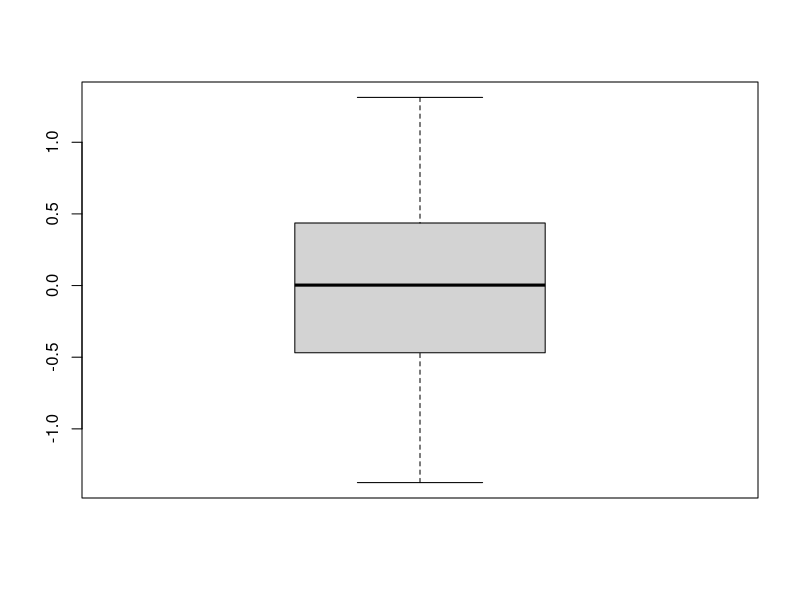
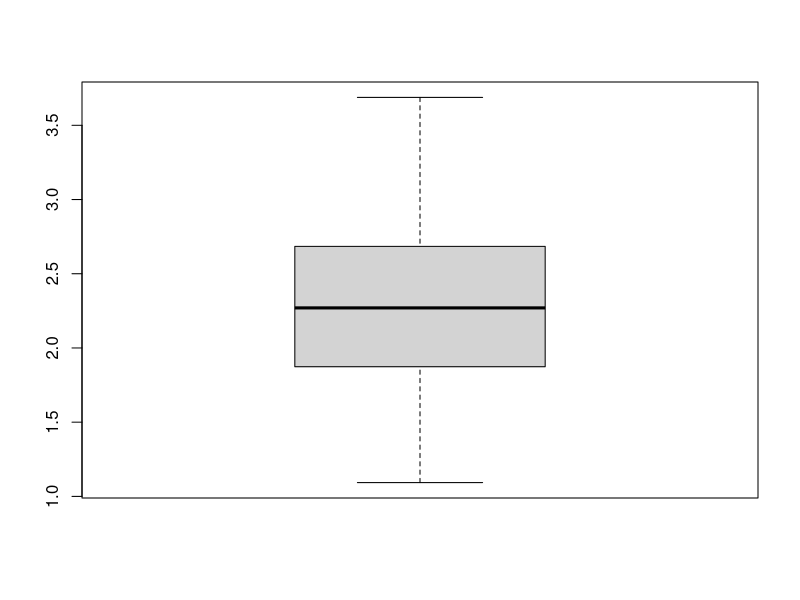
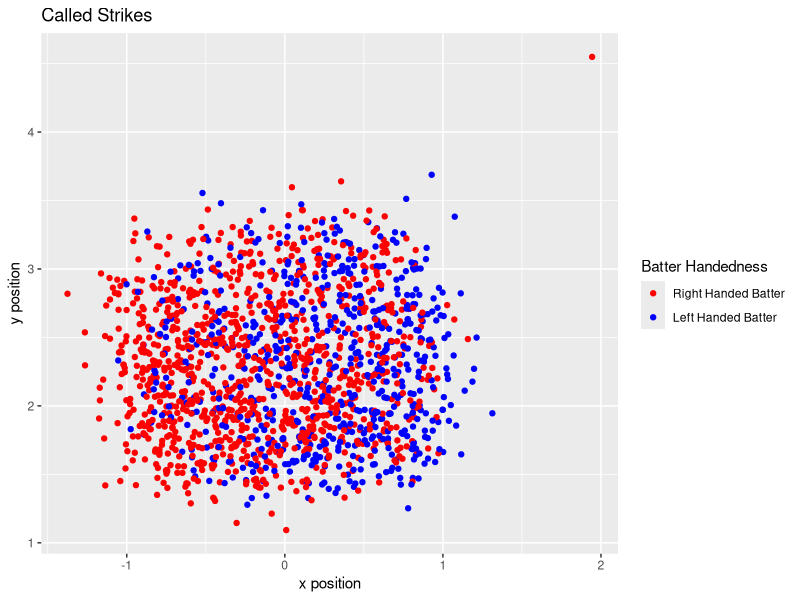
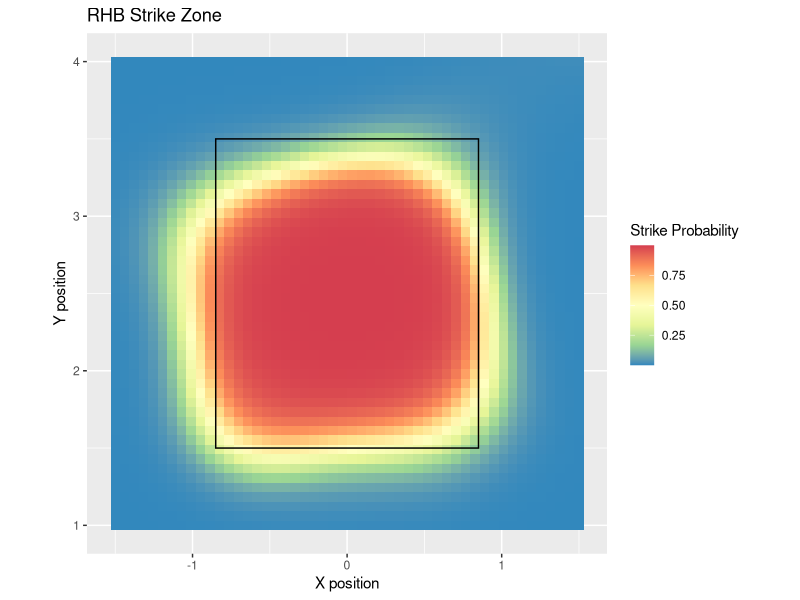
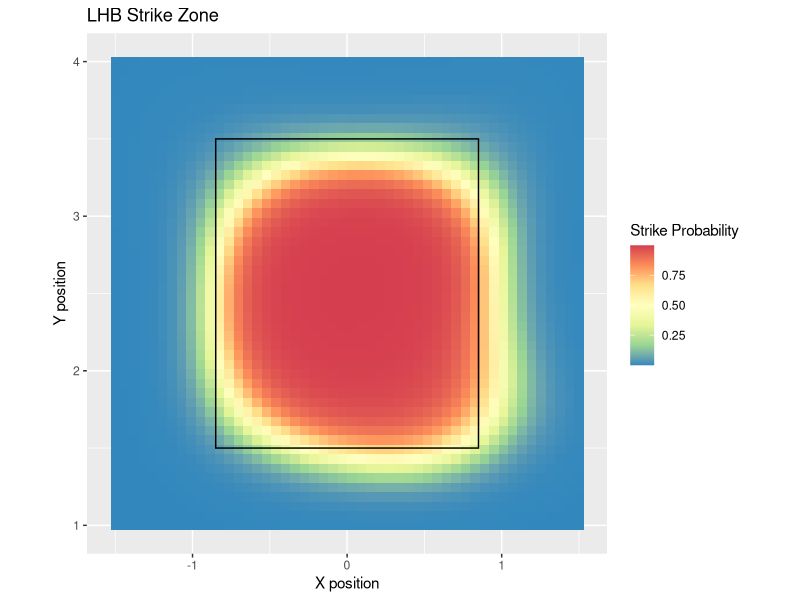

The R script that drew these images, in order:
#----- Required Packages-----#
library(readr)
library(dplyr)
library(ggplot2)
library(mgcv)


#----- Read in Data -----#
Pitch_Dataset <- read_csv("pitch_data.csv")
View(Pitch_Dataset)


#-------------------------------------------------#
#------lefty, right, & combined strike zones------#
#-------------------------------------------------#
combined_strike_zone <- Pitch_Dataset %>%
  filter(is_swing == 0) %>%
  filter(is_strike == 1) 

lhb_strike_zone <- Pitch_Dataset %>%
  filter(is_lhb == 1) %>%
  filter(is_swing == 0) %>%
  filter(is_strike == 1)

rhb_strike_zone <- Pitch_Dataset %>%
  filter(is_lhb != 1) %>%
  filter(is_swing == 0) %>%
  filter(is_strike == 1)


#-------------------------------------------------#
#-------exploratory scatter plot and t test-------#
#-------------------------------------------------#

# test difference in means
t.test(rhb_strike_zone$px, lhb_strike_zone$px)
#null hypothesis is that there is no difference in means
#p-value < 2.2e-16; we can reject the null hypothesis
#there is a statistically significant difference between our means.

combined_strike_zone$is_lhb <- as.factor(combined_strike_zone$is_lhb)

initial_plot <- ggplot(combined_strike_zone, aes(x = px, y = pz, color = is_lhb)) +
  geom_point() +
  ggtitle("Called Strikes") +
  xlab("x position") + 
  ylab("y position") +
  labs( colour = "Batter Handedness") +
  scale_color_manual(values = c("red", "blue"),
                     labels = c("Right Handed Batter",
                                "Left Handed Batter"))

ggsave(filename = "initial_strikezone.png", plot = initial_plot)


#----- Build Reference Strike Zone -----#
left_edge <- -0.85     # strike zone measures 17inches horizontally
right_edge <- 0.85
top_edge <- 3.5        # "ballpark" top & bottom of zone 
bottom_edge <- 1.5
reference_zone <- data.frame(x1 = left_edge, x2 = right_edge,
                             y1 = bottom_edge, y2 = top_edge)


#-------------------------------------------------#
#----General Additive Model for Fitting K Zone----#
#-------------------------------------------------#

#---- RHB Called Strikes----#
called_strike_rhb <- Pitch_Dataset %>%
  filter(is_lhb != 1) %>%
  filter(is_swing == 0)


#------ RHB GAM model------#
fit_rhb <- gam(is_strike ~ s(px, pz), family=binomial, data=called_strike_rhb)

#---- Use for plotting ----#
x_rhb <- seq(-1.5, 1.5, length.out=50)
y_rhb <- seq(1, 4, length.out=50)
#produce test data, fill x,y strike zone grid with sample 2,500 sample values
predict_rhb <- data.frame(px = c(outer(x_rhb, y_rhb * 0 + 1)),
                          pz = c(outer(x_rhb * 0 + 1, y_rhb)))

#-------- Predict ---------#
#use the GAM to predict whether the test data observations are balls or strikes
log_predict_rhb <- predict(fit_rhb, predict_rhb) 
predict_rhb$likelihood <- exp(log_predict_rhb) / (1 + exp(log_predict_rhb))

#---------- Plot ----------#
rhb_zone <-
  ggplot() +
  ggtitle("RHB Strike Zone") +
  geom_tile(data=predict_rhb, 
            aes(x=px, y=pz, fill= likelihood)) +
  geom_rect(data=reference_zone, 
            aes(xmin=x1, xmax=x2, ymin=y1, ymax=y2), alpha=0.0, color = "black") +
  scale_fill_distiller(palette = "Spectral") +
  geom_path(lwd=1.5, col="black") +
  labs( fill = "Strike Probability", x = "X position", y = "Y position") +
  coord_fixed()

ggsave(filename = "rhb_zone2.png", plot = rhb_zone)



#---- LHB Called Strikes----#
called_strike_lhb <- Pitch_Dataset %>%
  filter(is_lhb == 1) %>%
  filter(is_swing == 0)

#------ LHB GAM model------#
fit_lhb <- gam(is_strike ~ s(px, pz), family=binomial, data=called_strike_lhb)

#---- Use for plotting ----#
x_lhb <- seq(-1.5, 1.5, length.out=50)
y_lhb <- seq(1, 4, length.out=50)
predict_lhb <- data.frame(px = c(outer(x_lhb, y_lhb * 0 + 1)),
                          pz = c(outer(x_lhb * 0 + 1, y_lhb)))

#-------- Predict ---------#
log_predict_lhb <- predict(fit_lhb, predict_lhb)
predict_lhb$likelihood <- exp(log_predict_lhb) / (1 + exp(log_predict_lhb))

#---------- Plot ----------#
lhb_zone <-
  ggplot() +
  ggtitle("LHB Strike Zone") +
  geom_tile(data=predict_lhb, 
            aes(x=px, y=pz, fill= likelihood)) +
  geom_rect(data=reference_zone,
            aes(xmin=x1, xmax=x2, ymin=y1, ymax=y2), alpha=0.0, color = "black") +
  labs( colour = "Strike Probability") +
  scale_fill_distiller(palette = "Spectral") +
  geom_path(lwd=1.5, col="black") +
  labs( fill = "Strike Probability", x = "X position", y = "Y position") +
  coord_fixed() 

ggsave(filename = "lhb_zone2.png", plot = lhb_zone)






# catcher framing analysis save
#------------------------------------------------#
#------------Catcher Framing Analysis------------#
#------------------------------------------------#

# First, remove pitches where there was a swing
no_swing_data <- Pitch_Dataset %>%
  filter(is_swing != 1)

#-----Second, split into different data sets-----#
split_data <- function(fulldata, index){
  return_df<- no_swing_data %>%
    filter(catcherid == index)
  return(return_df)
}

catcher_1 <- split_data(no_swing_data, 1)
catcher_2 <- split_data(no_swing_data, 2)
catcher_3 <- split_data(no_swing_data, 3)
catcher_4 <- split_data(no_swing_data, 4)

#-----Create data with only called strikes-----#
called_strikes <- no_swing_data %>%
  filter(is_strike == 1)

#Clean up a rogue observation
called_strikes <- called_strikes %>%
  filter(px != 1.944)

#-----Create Approximate "Edges"-----#
summary(called_strikes$px)
boxplot(called_strikes$px)

summary(called_strikes$pz)
boxplot(called_strikes$pz)
(1.31300 + .4365)/2
# 0.87475
(1.375 + .469)/2
# 0.922

# Lets round both values.
# Home plate in terms of px = [-0.9, 0.9] 

# Lets define the edges as -1.0 -> -.8 and .8 -> 1.0, find all pitches in this zone. 
# which catcher had the highest percentage of these pitches being called strikes?

#-----Function that returns % of successful framing opportunities-----#
frame_rate <- function(catcher_data){
  catcher_edges_data <- catcher_data %>% 
    filter( (px >= -1.0 & px <= -0.8) | (px >= 0.8 & px <= -1.0))
  
  # If I want to add bottom and top of zone, modification :
  # filter( (px >= -1.0 & px <= -0.8) | (px >= 0.8 & px <= -1.0)) |
  #         (pz >= 3.4 & pz <= 3.7) | (pz >= 0.9 & pz <= 1.2) )
  
  frame_success_rate = sum(catcher_edges_data$is_strike)/nrow(catcher_edges_data)
  return(frame_success_rate)
}

catcher_1_framing <- frame_rate(catcher_1)
catcher_2_framing <- frame_rate(catcher_2)
catcher_3_framing <- frame_rate(catcher_3)
catcher_4_framing <- frame_rate(catcher_4)



